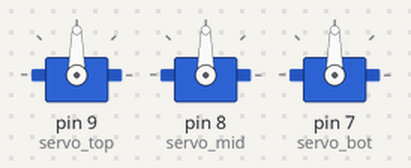
This sketch was run on a simulated Arduino Uno, built with avr-gcc and run on an emulated ATmega328P. Shown: 3 × servo.

Above: at 0.05 s.
At 1.85 s:
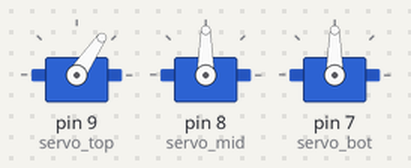
At 3.65 s:
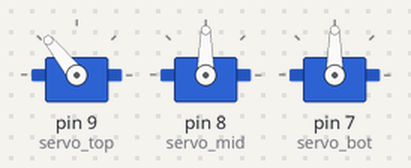
At 7.3 s:
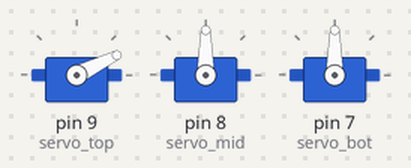
Timing chart, 0 to 9.5 s (numbered marks = the images above):
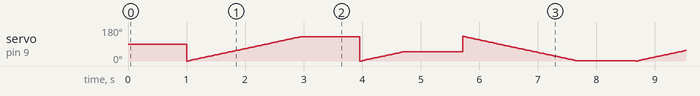

The sketch:

try_2.ino
```cpp
#include  <Servo.h>              //Servo library

Servo servo_top;        //initialize a servo object for the connected servo
Servo servo_mid;
Servo servo_bot;

int top_angle = 0;
int mid_angle = 0;
int bot_angle = 0;

void setup()
{
  servo_top.attach(9);
  servo_mid.attach(8);
  servo_bot.attach(7);  // attach the signal pin of servo to pin9 of arduino
}

void loop()
{
  delay(1000);

  // mid down from 0 to 130

  for(mid_angle = 0; mid_angle < 130; mid_angle += 1)
  {
    servo_top.write(mid_angle);
    delay(15);
  }

  delay(1000);

  // top close from 0 to 50

  for(top_angle = 0; top_angle < 50; top_angle += 1)
  {
    servo_top.write(top_angle);
    delay(15);
  }

  delay(1000);

  // mid up from 130 to 0

  for(mid_angle = 130; mid_angle > 0; mid_angle -= 1)
  {
    servo_top.write(mid_angle);
    delay(15);
  }

  delay(1000);

  // bot turn from 0 to 180

  for(bot_angle = 0; bot_angle < 180; bot_angle += 1)
  {
    servo_top.write(bot_angle);
    delay(15);
  }

  delay(1000);

  // mid down from 0 to 90

  for(mid_angle = 0; mid_angle < 90; mid_angle += 1)
  {
    servo_top.write(mid_angle);
    delay(15);
  }

  delay(1000);

  // top open from 50 to 0

  for(top_angle = 0; top_angle < 130; top_angle += 1)
  {
    servo_top.write(top_angle);
    delay(15);
  }

  delay(1000);

  // mid up from 90 to 0

  for(mid_angle = 90; mid_angle > 0; mid_angle = -1)
  {
    servo_top.write(mid_angle);
    delay(15);
  }

  delay(1000);

  // bot turn from 180 to 0

  for(bot_angle = 180; bot_angle > 0; bot_angle -= 1)
  {
    servo_top.write(bot_angle);
    delay(15);
  }

  delay(1000);


  delay(100000);


}
```
